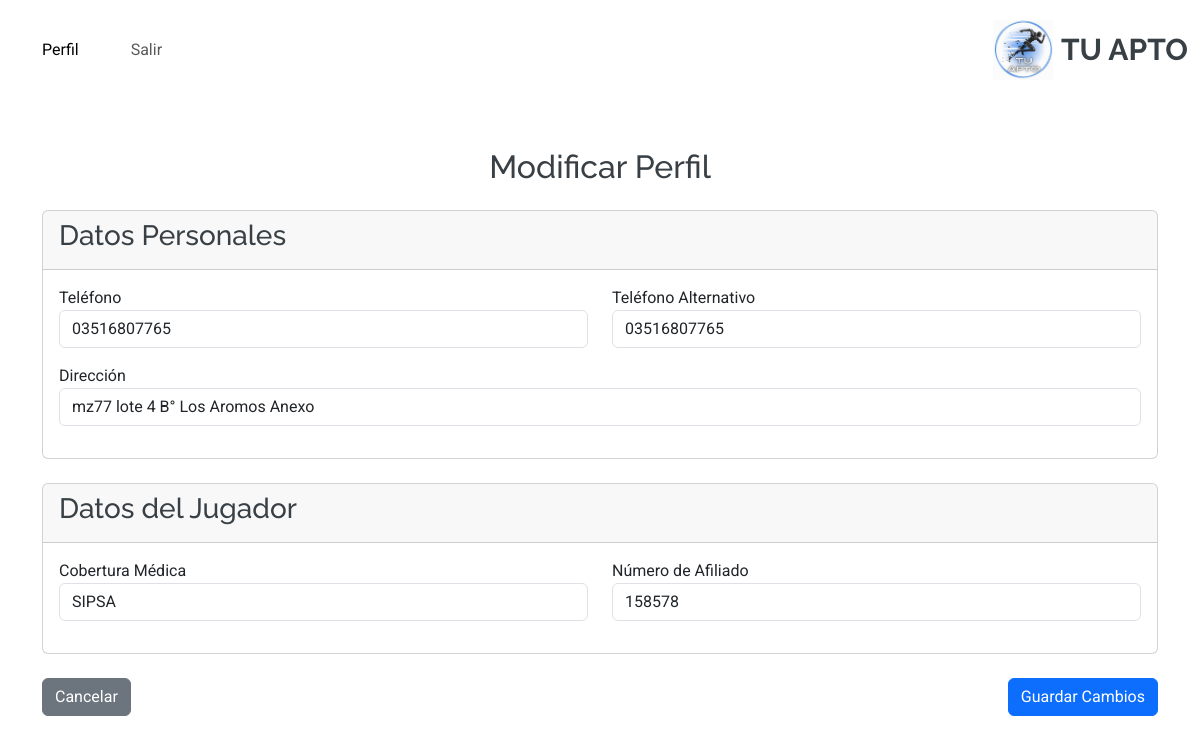
Screenshot of /persona/modificar_perfil/ (signed in) with the database file from the repository.
### persona/models.py (models this page shows, shortened)
class Persona(models.Model):
    profile = models.OneToOneField(Profile, on_delete=models.CASCADE)
    direccion = models.CharField(max_length=255, blank=True, null=True)
    telefono = models.CharField(max_length=15, blank=True, null=True)
    telefono_alternativo = models.CharField(max_length=15, blank=True, null=True)

class Jugador(models.Model):
    GRUPOS_SANGUINEOS = [
        ('A+', 'A+'),
        ('A-', 'A-'),
        ('B+', 'B+'),
        ('B-', 'B-'),
        ('AB+', 'AB+'),
        ('AB-', 'AB-'),
        ('O+', 'O+'),
        ('O-', 'O-'),
    ]
    persona = models.OneToOneField(Persona, on_delete=models.CASCADE)
    grupo_sanguineo = models.CharField(max_length=3, choices=GRUPOS_SANGUINEOS, blank=True, null=True)
    cobertura_medica = models.CharField(max_length=100, blank=True, null=True)
    numero_afiliado = models.CharField(max_length=50, blank=True, null=True)

### persona/views.py (the view)
# urls.py: path('modificar_perfil/', views.modificar_perfil, name='modificar_perfil'),
def modificar_perfil(request):
    profile = request.user.profile
    persona = getattr(profile, 'persona', None)
    jugador = None
    if persona:
        jugador = getattr(persona, 'jugador', None)
    if request.method == 'POST':
        form_persona = PersonaForm(request.POST, instance=persona)
        form_jugador = JugadorForm(request.POST, instance=jugador)
        if form_persona.is_valid() and form_jugador.is_valid():
            form_persona.save()
            form_jugador.save()
            return redirect('menu_jugador')
    else:
        form_persona = PersonaForm(instance=persona)
        form_jugador = JugadorForm(instance=jugador)
    return render(request, 'persona/modificar_perfil.html', {
        'form_persona': form_persona,
        'form_jugador': form_jugador,  # Pasar el formulario del jugador al contexto
        'jugador': jugador  # Pasa el objeto jugador al contexto
    })

### persona/forms.py (shortened to what this page needs)
class PersonaForm(forms.ModelForm):
    class Meta:
        model = Persona
        fields = [ 'direccion', 'telefono', 'telefono_alternativo']
        widgets = {
            'direccion': forms.TextInput(attrs={'class': 'form-control'}),
            'telefono': forms.TextInput(attrs={'class': 'form-control'}),
            'telefono_alternativo': forms.TextInput(attrs={'class': 'form-control'}),
        }
    def __init__(self, *args, **kwargs):
        super().__init__(*args, **kwargs)
        self.fields['telefono_alternativo'].required = False

class JugadorForm(forms.ModelForm):
    class Meta:
        model = Jugador
        fields = [ 'grupo_sanguineo', 'cobertura_medica', 'numero_afiliado']
        widgets = {
            'cobertura_medica': forms.TextInput(attrs={'class': 'form-control'}),
            'numero_afiliado': forms.TextInput(attrs={'class': 'form-control'}),
        }
    def __init__(self, *args, **kwargs):
        super().__init__(*args, **kwargs)
        self.fields['cobertura_medica'].required = False
        self.fields['numero_afiliado'].required = False

### persona/templates/persona/modificar_perfil.html (shortened to what this page needs)
{% extends 'core/base.html' %}
{% block content %}
<div class="container mt-5">
    <h2 class="text-center mb-4">Modificar Perfil</h2>
    <form method="POST" class="needs-validation" novalidate>
        <div class="card mb-4">
            <div class="card-header">
                <h3>Datos Personales</h3>
            </div>
            <div class="card-body">
                <div class="row">
                    <div class="col-md-6 mb-3">
                        <label for="id_telefono">Teléfono</label>
                        {{ form_persona.telefono }}
                    </div>
                    <div class="col-md-6 mb-3">
                        <label for="id_telefono_alternativo">Teléfono Alternativo</label>
                        {{ form_persona.telefono_alternativo }}
                    </div>
                </div>
                <div class="row">
                    <div class="col-12 mb-3">
                        <label for="id_direccion">Dirección</label>
                        {{ form_persona.direccion }}
                    </div>
                </div>
            </div>
        </div>
        <div class="card mb-4">
            <div class="card-header">
                <h3>Datos del Jugador</h3>
            </div>
            <div class="card-body">
                <div class="row">
                    <div class="col-md-6 mb-3">
                        <label for="id_cobertura_medica">Cobertura Médica</label>
                        {% if form_jugador.cobertura_medica.value %}
                            {{ form_jugador.cobertura_medica }}
                        {% else %}
                            <input type="text" class="form-control" value="No Posee" readonly>
                        {% endif %}
                    </div>
                    <div class="col-md-6 mb-3">
                        <label for="id_numero_afiliado">Número de Afiliado</label>
                        {% if form_jugador.numero_afiliado.value %}
                            {{ form_jugador.numero_afiliado }}
                        {% else %}
                            <input type="text" class="form-control" value="No Posee" readonly>
                        {% endif %}
                    </div>
                </div>
            </div>
        </div>
        <div class="d-flex justify-content-between">
            <a href="{% url 'menu_jugador' %}" class="btn btn-secondary">Cancelar</a>
            <button type="submit" class="btn btn-primary">Guardar Cambios</button>
        </div>
    </form>
</div>
{% endblock %}

### core/static/core/css/main.css (style rules this page uses)
:root { --default-font: "Roboto", system-ui, -apple-system, "Segoe UI", Roboto, "Helvetica Neue", Arial, "Noto Sans", "Liberation Sans", sans-serif, "Apple Color Emoji", "Segoe UI Emoji", "Segoe UI Symbol", "Noto Color Emoji"; --heading-font: "Raleway", sans-serif; --nav-font: "Poppins", sans-serif; }
:root { --background-color: #ffffff; --default-color: #444444; --heading-color: #384046; --accent-color: #3498db; --surface-color: #ffffff; --contrast-color: #ffffff; }
:root { --nav-color: #444444; --nav-hover-color: #3498db; --nav-mobile-background-color: #ffffff; --nav-dropdown-background-color: #ffffff; --nav-dropdown-color: #444444; --nav-dropdown-hover-color: #3498db; }
:root { scroll-behavior: smooth; }
body { color: var(--default-color); background-color: var(--background-color); font-family: var(--default-font); }
a { color: var(--accent-color); text-decoration: none; transition: 0.3s; }
h1, h2, h3, h4, h5, h6 { color: var(--heading-color); font-family: var(--heading-font); }

### rows the page displays
Persona: telefono "03516807765", telefono_alternativo "03516807765", direccion "mz77 lote 4 B° Los Aromos Anexo"
Jugador: cobertura_medica "SIPSA", numero_afiliado "158578"
